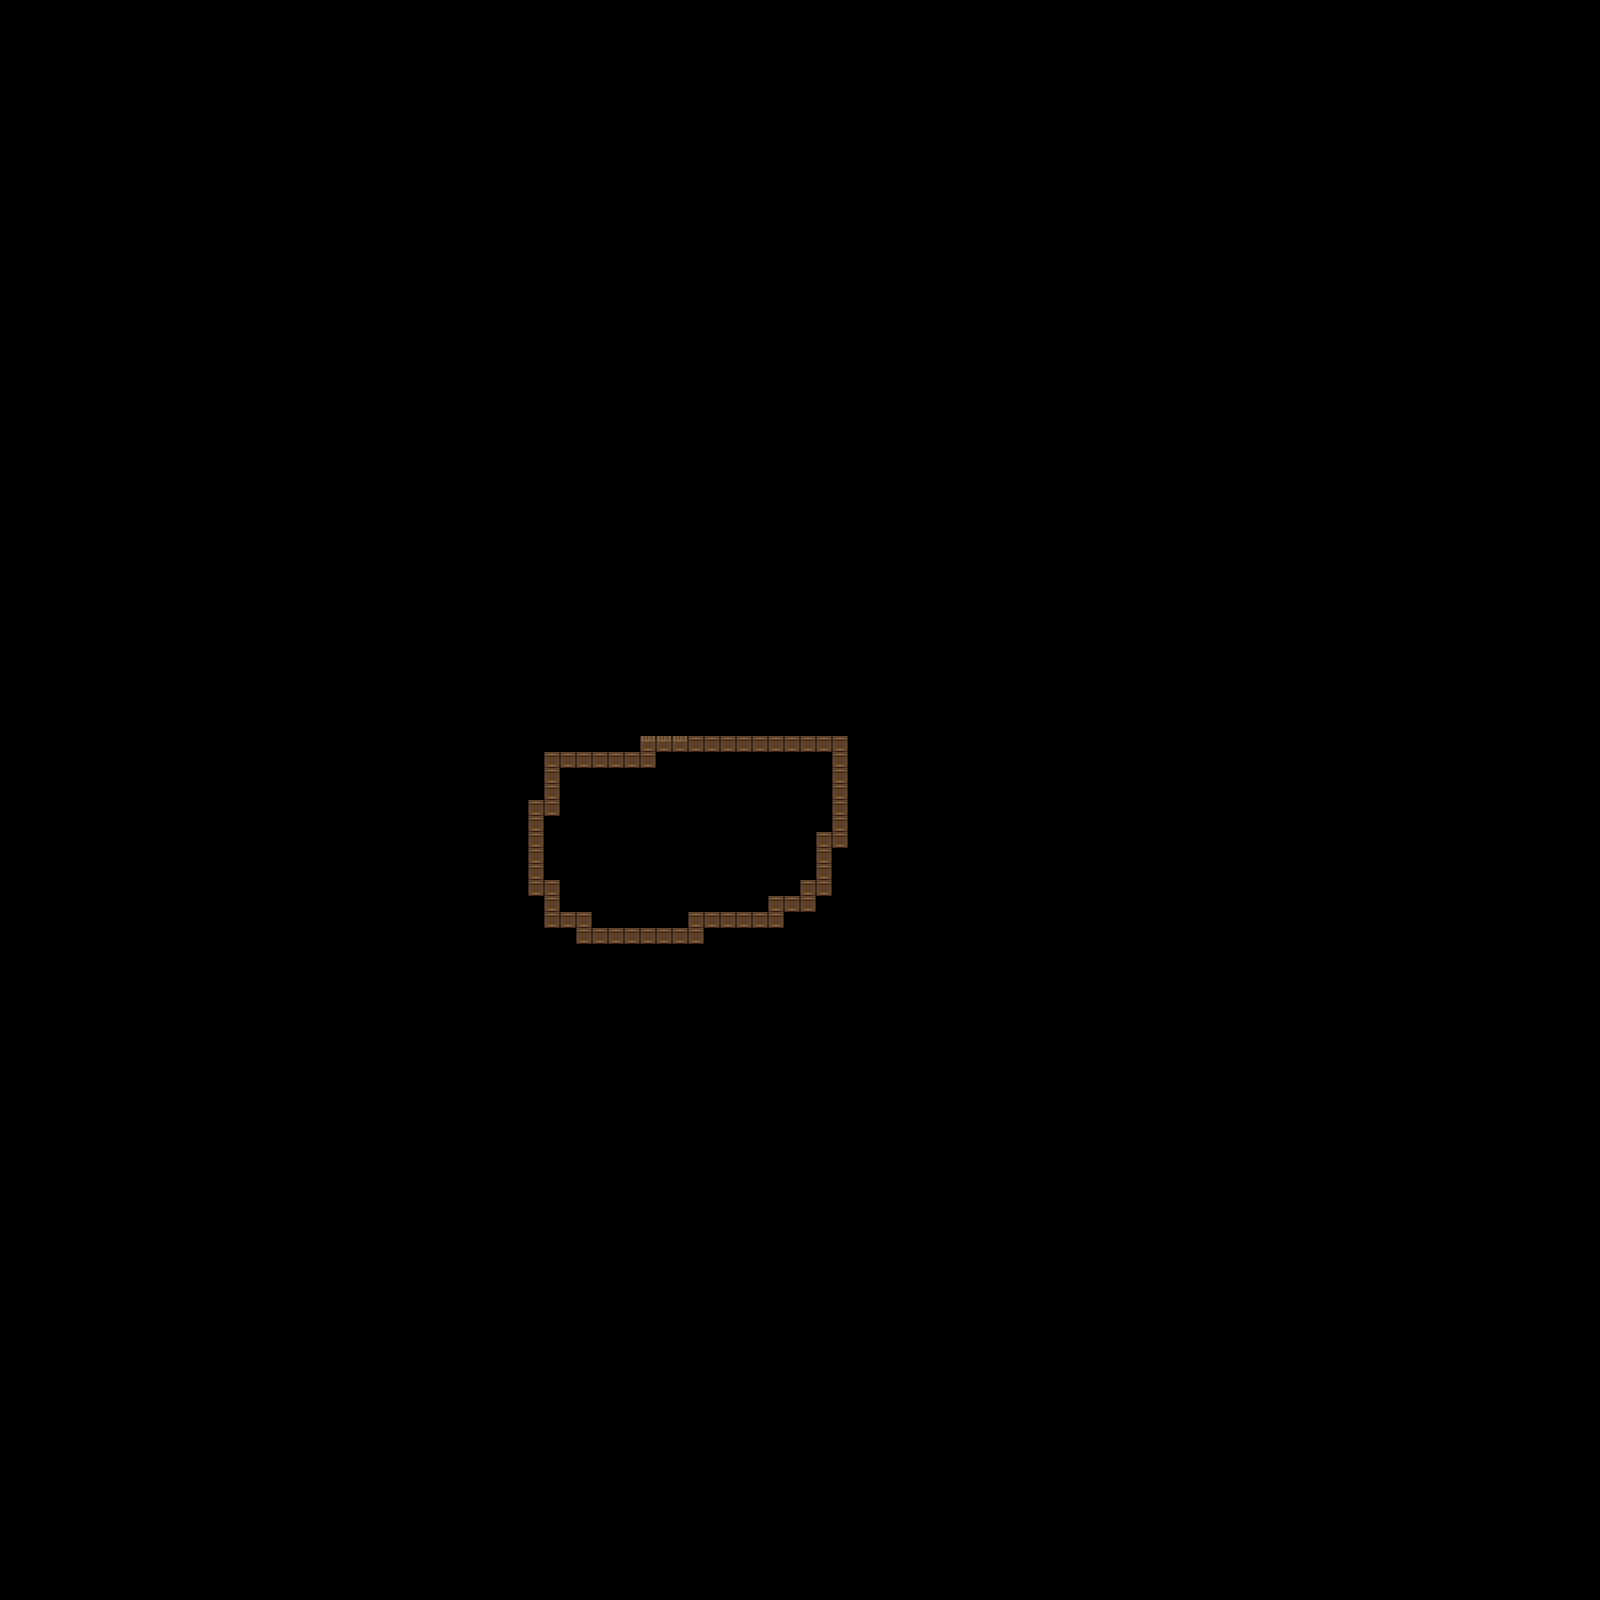

Below is a game level as drawn by its tile map, then a one-line description and the .tmx that defines it (tile-layer data replaced by summaries):
An orthogonal 100x100 tile map with 16x16 px tiles, 2 tile layers (1bounds, 2room) and 3 objects (2x Coin, player).

<map version="1.0" tiledversion="1.1.3" orientation="orthogonal" renderorder="right-down" width="100" height="100" tilewidth="16" tileheight="16" infinite="0" nextobjectid="7">
 <tileset firstgid="1" name="tileset" tilewidth="16" tileheight="16" tilecount="256" columns="16">
  <image source="tileset.png" width="256" height="256" />
 </tileset>
 <layer name="1bounds" width="100" height="100">
  <data>[10000 cells, 62 non-empty, 2 distinct tile ids]</data>
 </layer>
 <layer name="2room" width="100" height="100" opacity="0">
  <data>[10000 cells, 387 non-empty, 5 distinct tile ids]</data>
 </layer>
 <objectgroup name="3objects">
  <object id="1" name="player" x="660" y="828" width="20" height="30" />
  <object id="2" name="coin_1" type="Coin" x="575.104" y="782.017" width="16" height="16">
   <properties>
    <property name="Amount" type="int" value="50" />
   </properties>
  </object>
  <object id="5" name="coin_2" type="Coin" x="782.556" y="768" width="14.9515" height="14.9515">
   <properties>
    <property name="Amount" type="int" value="150" />
   </properties>
  </object>
 </objectgroup>
</map>
